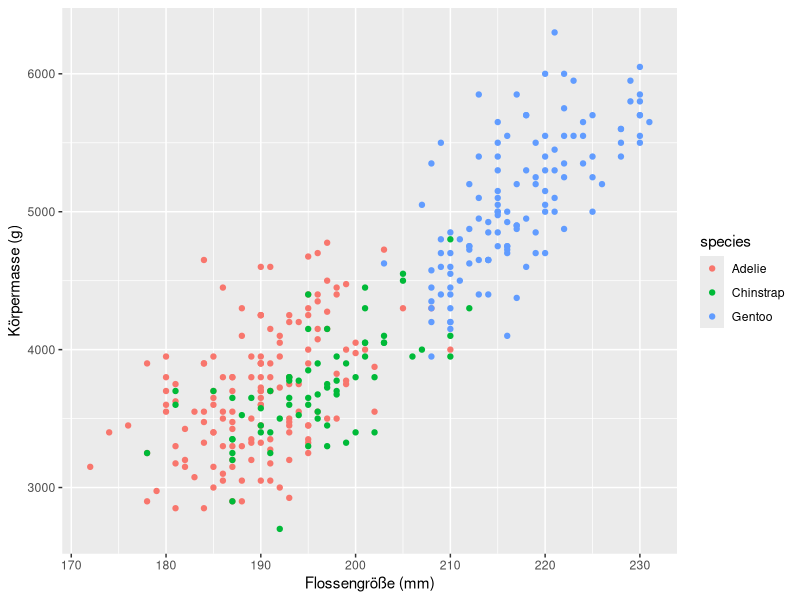
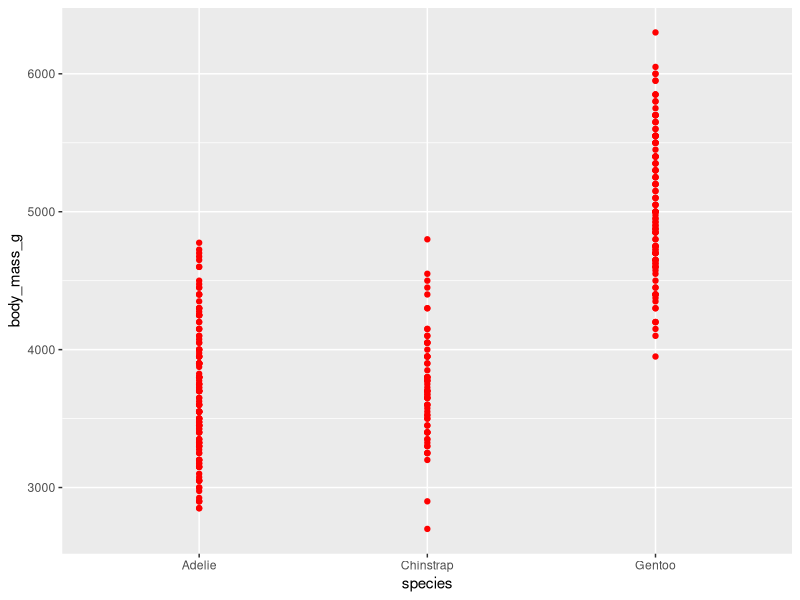
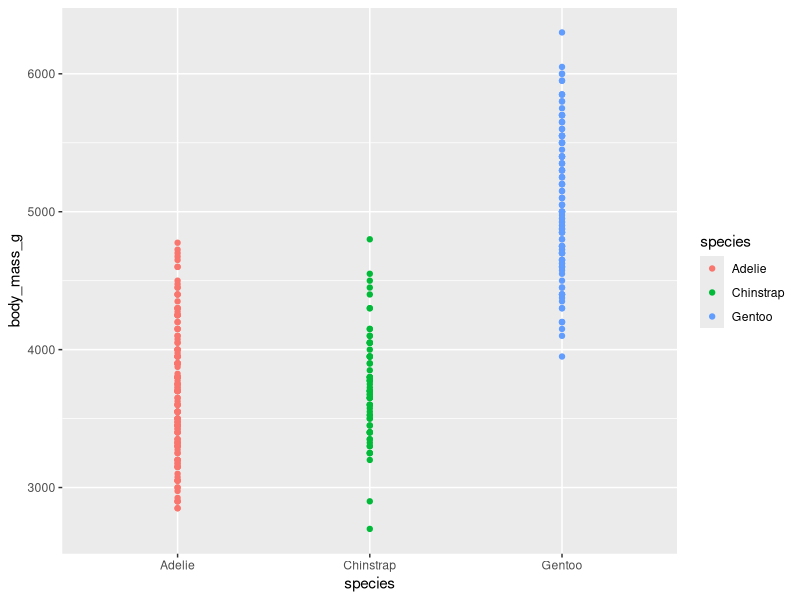
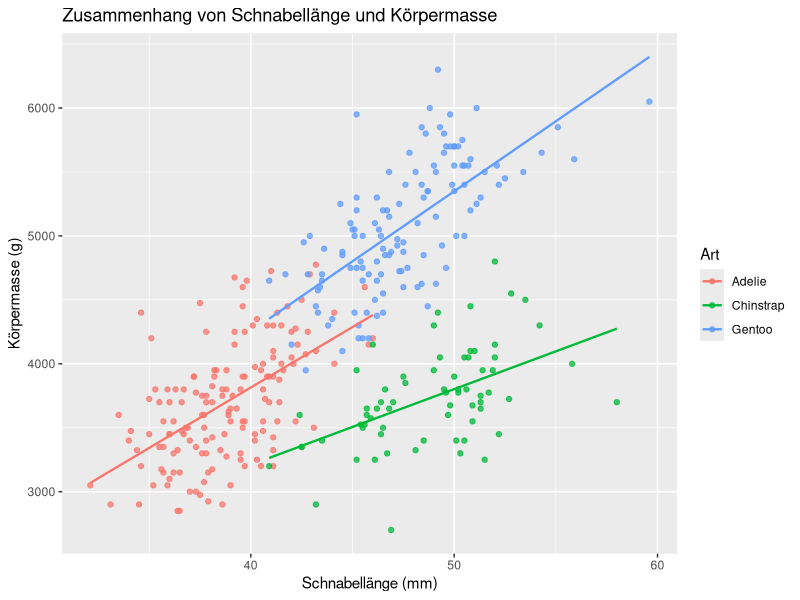

Recreate these plots in R, in order.
# SA-01 — Daten visualisieren mit ggplot2
# Läuft komplett durch: Ctrl+Shift+S

library(tidyverse)
library(palmerpenguins)

dir.create("plots", showWarnings = FALSE, recursive = TRUE)

# ---------------------------------------------------------------------------
# 1. Setup + erstes Ritual
# ---------------------------------------------------------------------------
glimpse(penguins)
# 344 Zeilen, 8 Spalten; species: factor; body_mass_g: integer

# ---------------------------------------------------------------------------
# 2. Die Grammatik übertragen (Zielbild der Stunde)
# ---------------------------------------------------------------------------
p_ziel <- ggplot(penguins,
                 aes(x = flipper_length_mm, y = body_mass_g, color = species)) +
  geom_point() +
  labs(x = "Flossengröße (mm)", y = "Körpermasse (g)")
if (interactive()) print(p_ziel)  # in RStudio anzeigen
ggsave("plots/02_zielplot.png", p_ziel, width = 7, height = 5, dpi = 120)

# Korrelation je Art (Beleg für die Antwort)
penguins |>
  drop_na(body_mass_g, flipper_length_mm) |>
  group_by(species) |>
  summarise(r = cor(flipper_length_mm, body_mass_g), .groups = "drop")

# ---------------------------------------------------------------------------
# 3a. Vorhersage: Farbe außen vs. innen in aes()
# ---------------------------------------------------------------------------
p_rot <- ggplot(penguins, aes(x = species, y = body_mass_g)) +
  geom_point(color = "red")
p_arten <- ggplot(penguins, aes(x = species, y = body_mass_g, color = species)) +
  geom_point()
if (interactive()) { print(p_rot); print(p_arten) }
ggsave("plots/03a_alle_rot.png", p_rot, width = 7, height = 5, dpi = 120)
ggsave("plots/03a_nach_art.png", p_arten, width = 7, height = 5, dpi = 120)

# ---------------------------------------------------------------------------
# 3b. `+` am Zeilenanfang — Fehler absichtlich abfangen
# ---------------------------------------------------------------------------
fehler <- tryCatch({
  ggplot(penguins, aes(x = body_mass_g))
  + geom_histogram(binwidth = 250)
  "kein Fehler"
}, error = function(e) conditionMessage(e))
cat("3b Fehlermeldung:", fehler, "\n")
# "Cannot use `+` with a single argument." — R sieht die zweite Zeile als
# eigenen Ausdruck; das + hat links keinen Operanden.

# ---------------------------------------------------------------------------
# 4. Eigene Frage: Schnabellänge vs. Körpermasse, nach Art
# ---------------------------------------------------------------------------
p_eigen <- ggplot(penguins,
                  aes(x = bill_length_mm, y = body_mass_g, color = species)) +
  geom_point(alpha = 0.75) +
  geom_smooth(method = "lm", se = FALSE, linewidth = 0.8) +
  labs(x = "Schnabellänge (mm)", y = "Körpermasse (g)",
       color = "Art",
       title = "Zusammenhang von Schnabellänge und Körpermasse")
if (interactive()) print(p_eigen)  # in RStudio anzeigen
ggsave("plots/04_eigene_frage.png", p_eigen, width = 7, height = 5, dpi = 120)

cat("\nSA-01: Skript vollständig durchgelaufen.\n")
